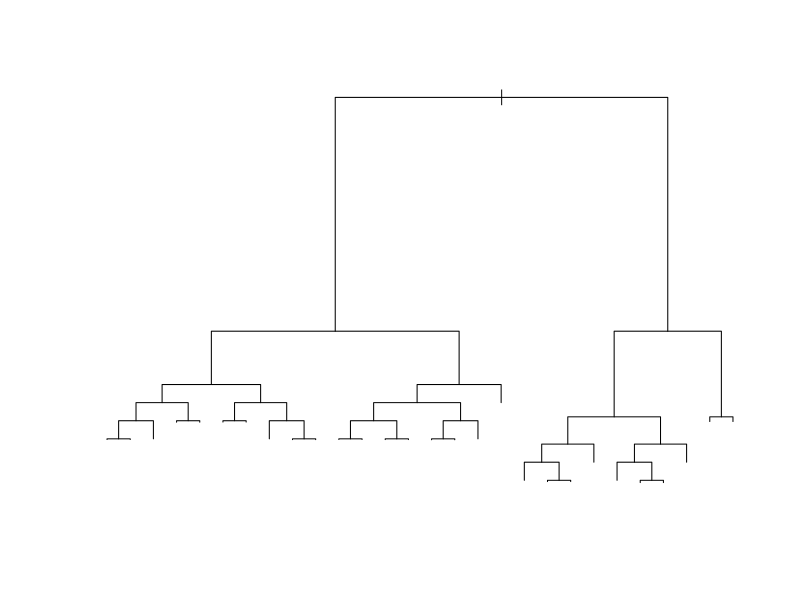
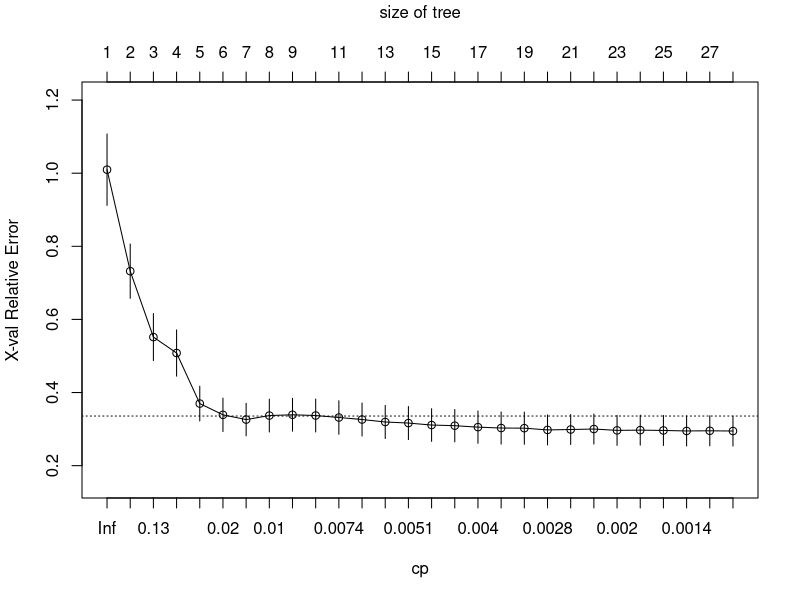
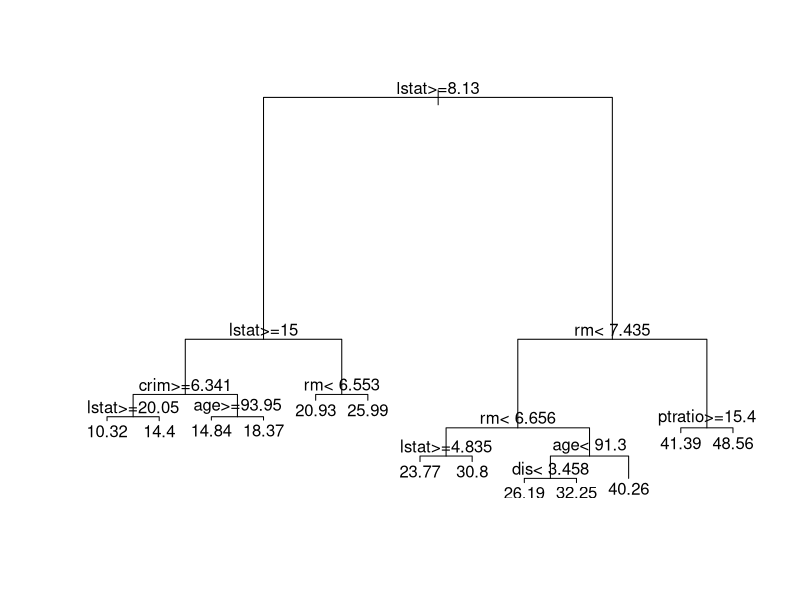
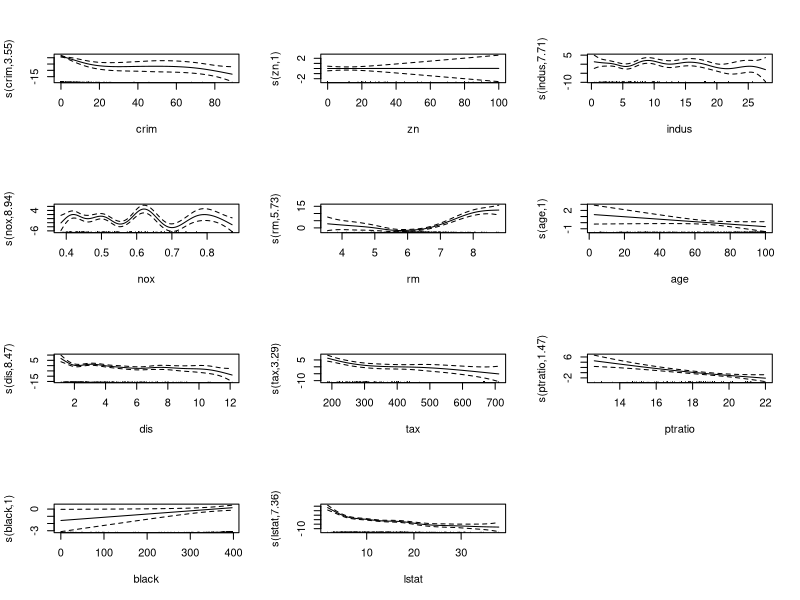

These charts were generated, in order, by the following R code: (Note: a time limit stopped this script after it produced the figures.)
library(MASS)
data(Boston); #this data is in MASS package
colnames(Boston) 
str(Boston)
set.seed(10669365)

subset = sample(nrow(Boston), nrow(Boston) * 0.75)
Boston_train = Boston[subset, ]
Boston_test = Boston[-subset, ]

lm.nullmodel = lm(medv ~ 1, data = Boston_train)
lm.fullmodel = lm(medv ~ ., data = Boston_train)

model.lm = step(lm.nullmodel, scope = list(lower = lm.nullmodel, upper = lm.fullmodel), 
                direction = "both")
AIC(model.lm)

BIC(model.lm)

model_summary = summary(model.lm)
(model_summary$sigma)^2



glm.pi=predict(model.lm)
mean((glm.pi - Boston_train$medv)^2)

glm.pi=predict(model.lm,Boston_test)
mean((glm.pi - Boston_test$medv)^2)


library(boot)
model_2 = glm(medv ~ lstat + rm + ptratio + chas + black + dis + 
                nox + zn + crim + rad + tax, data = Boston)
cv.glm(data = Boston, glmfit = model_2, K = 3)$delta[2]


#tree
library(rpart)
boston.largetree <- rpart(formula = medv ~ ., data = Boston_train, cp = 0.001)
plot(boston.largetree)
plotcp(boston.largetree)
printcp(boston.largetree)
pruned=prune(boston.largetree, cp = 0.006)
plot(pruned)
text(pruned)
mean((predict(boston.largetree) - Boston_train$medv)^2)
mean((predict(pruned) - Boston_train$medv)^2)

mean((predict(boston.largetree, Boston_test) - Boston_test$medv)^2)
mean((predict(pruned, Boston_test) - Boston_test$medv)^2)


#gam
str(Boston)


# GAM model
library(mgcv)
Boston.gam <- gam(medv ~
                    s(crim)+s(zn)+s(indus)+chas+s(nox)+s(rm)+s(age)
                  +s(dis)+rad+s(tax)+s(ptratio)+s(black)+s(lstat),
                  data=Boston_train)

summary(Boston.gam)
par(mfrow=c(4,3))
plot(Boston.gam, shade = TRUE, , seWithMean = TRUE, scale = 0)
par(mfrow=c(1,1))

model.gam <- gam(medv ~
                   s(crim)+zn+s(indus)+chas+s(nox)+s(rm)+age
                 +s(dis)+rad+s(tax)+ptratio+s(black)+s(lstat),
                 data=Boston_train)
gam_summary=summary(model.gam)

AIC(model.gam)
BIC(model.gam)


Boston.gam.mse.train <-
  model.gam$dev/model.gam$df.res


gam.pi=predict(model.gam)
mean((gam.pi - Boston_train$medv)^2)
mean(residuals(model.gam)^2)


gam.pi=predict(model.gam, Boston_test)
mean((gam.pi - Boston_test$medv)^2)


##neural network
library(stats);
library(nnet);



Boston_sd<-data.frame((Boston$crim-mean(Boston$crim))/sd(Boston$crim))
names(Boston_sd)[names(Boston_sd) == 'X.Boston.crim...mean.Boston.crim...sd.Boston.crim.'] <- 'crim'
Boston_sd$zn<-(Boston$zn-mean(Boston$zn))/sd(Boston$zn);
Boston_sd$indus<-(Boston$indus-mean(Boston$indus))/sd(Boston$indus);
Boston_sd$chas<-(Boston$chas-mean(Boston$chas))/sd(Boston$chas);
Boston_sd$nox<-(Boston$nox-mean(Boston$nox))/sd(Boston$nox);
Boston_sd$rm<-(Boston$rm-mean(Boston$rm))/sd(Boston$rm);
Boston_sd$age<-(Boston$age-mean(Boston$age))/sd(Boston$age);
Boston_sd$dis<-(Boston$dis-mean(Boston$dis))/sd(Boston$dis);
Boston_sd$rad<-(Boston$rad-mean(Boston$rad))/sd(Boston$rad);
Boston_sd$tax<-(Boston$tax-mean(Boston$tax))/sd(Boston$tax);
Boston_sd$ptratio<-(Boston$ptratio-mean(Boston$ptratio))/sd(Boston$ptratio);
Boston_sd$black<-(Boston$black-mean(Boston$black))/sd(Boston$black);
Boston_sd$lstat<-(Boston$lstat-mean(Boston$lstat))/sd(Boston$lstat);
Boston_sd$medv<-Boston$medv



set.seed(10669365);
subset = sample(nrow(Boston_sd), nrow(Boston_sd) * 0.75)
Boston_sd_train = Boston_sd[subset, ]
Boston_sd_validation = Boston_sd[-subset, ]

##
set.seed(10669365);
subset = sample(nrow(Boston_sd_train), nrow(Boston_sd_train) * 0.75)
Boston_sd_training = Boston_sd_train[subset, ]
Boston_sd_test = Boston_sd_train[-subset, ]

test_mse<-0
train_mse<-0
layer_size<-0
# train networks with sizes of hidden units ranging from 0 to 20
for (n in 0:20)
{

  train_predict<-0;
  test_predict<-0;
  # for each size, train 10 networks with different random starting points
  for(i in 1:10)
  {
    set.seed(i);
    net<-nnet(medv~crim+zn+indus+chas+nox+rm+age+dis+rad+tax+ptratio+black+lstat,size = n, data=Boston_sd_training, rang = 0.00001, 
              linout = TRUE, maxit = 10000, decay = 0, skip = TRUE);
    train_predict<-train_predict+predict(net, Boston_sd_training);
    test_predict<-test_predict+predict(net, Boston_sd_test);
  }
  # average outcomes of 10 networks
  Boston_sd_training$pred_medv<-train_predict/i;
  Boston_sd_test$pred_medv<-test_predict/i;
  # calculate the sum of squared residuals for training and validation sets, SSEs
  test_mse<-rbind(test_mse, mean((Boston_sd_test$medv-Boston_sd_test$pred_medv)^2));
  train_mse<-rbind(train_mse, mean((Boston_sd_training$medv-Boston_sd_training$pred_medv)^2));
  layer_size<-rbind(layer_size,n);
  train_predict<-0;
  test_predict<-0;
}

result<-data.frame(test_mse,train_mse,layer_size)
result = result[result$test_mse > 0,]

View(result)


dev.off()
library(ggplot2)
library(reshape2)
d <- melt(result, id.vars="layer_size")

# Everything on the same plot
ggplot(d, aes(layer_size,value, col=variable)) + 
  geom_point() + 
  geom_line()



test_sse<-0
train_sse<-0
layer_size<-0
decay_value<-0
# train networks with sizes of hidden units ranging from 0 to 20
for (n in 8:12)
{
  
  for (w in c(0, 0.01, 0.001, 0.0001))
  {
    train_predict<-0;
    test_predict<-0;
    # for each size, train 10 networks with different random starting points
    for(i in 1:10)
    {
      set.seed(i);
      net<-nnet(medv~crim+zn+indus+chas+nox+rm+age+dis+rad+tax+ptratio+black+lstat,size = n, data=Boston_sd_training, rang = 0.00001, 
                linout = TRUE, maxit = 10000, decay = w, skip = TRUE);
      train_predict<-train_predict+predict(net, Boston_sd_training);
      test_predict<-test_predict+predict(net, Boston_sd_test);
    }
    
    # average outcomes of 10 networks
    Boston_sd_training$pred_medv<-train_predict/i;
    Boston_sd_test$pred_medv<-test_predict/i;
    # calculate the sum of squared residuals for training and validation sets, SSEs
    test_sse<-rbind(test_sse, mean((Boston_sd_test$medv-Boston_sd_test$pred_medv)^2));
    train_sse<-rbind(train_sse, mean((Boston_sd_training$medv-Boston_sd_training$pred_medv)^2));
    layer_size<-rbind(layer_size,n);
    decay_value<-rbind(decay_value,w);
    train_predict<-0;
    test_predict<-0;
  }
}


result2<-data.frame(test_sse,layer_size,decay_value)

result2$decay_value<-as.factor(result2$decay_value)

result2 = result2[result2$layer_size > 0,]

d2 <- melt(result2, id.vars="layer_size")

# Everything on the same plot
ggplot(result2, aes(layer_size,test_sse,group=decay_value, col=decay_value)) + 
  geom_point() + 
  geom_line()



#final model
n<-9;
decay_value<-0.01


net<-nnet(medv~crim+zn+indus+chas+nox+rm+age+dis+rad+tax+ptratio+black+lstat,size = n, data=Boston_sd_train, rang = 0.00001, 
          linout = TRUE, maxit = 10000, decay = decay_value, skip = TRUE);

summary(net)
#in sample mse
pred<-predict(net, Boston_sd_train)
mean((Boston_sd_train$medv-pred)^2)

#out sample mse
pred<-predict(net, Boston_sd_validation)
mean((Boston_sd_validation$medv-pred)^2)
